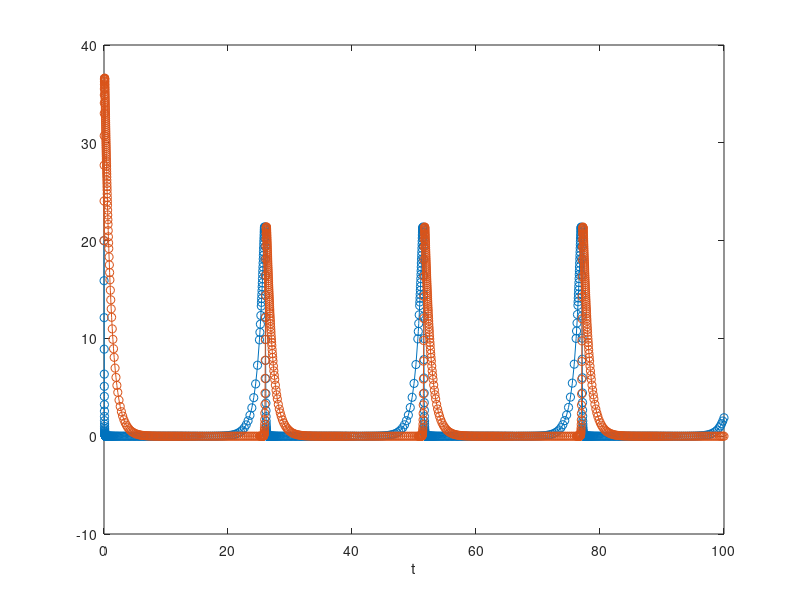

MATLAB code to generate this figure:

function part1
clear x;

% time span in weeks
tspan = [0 100];

% starting values
G = 20;
R = 20;

%F = @(t,x) [(-1 * (2 * log(2)) / N) * x(2) * x(1); ((2 * log(2)) / N) * x(2) * x(1) - (log(2)) * x(2); (log(2)) * x(2)];

% integrate with the ode solver
[t, x] = ode45(@(t, x) odef(t, x), tspan, [G R]);

% plot the results
plot(t, x,'-o')
xlabel('t'); 

function funcs = odef(t, x)

% constants
k_0 = 1;
k_r = 1;
k_rd = 1;

% Define the function on the right side of the ode
% NOTE: x(1) - G x(2) - R
funcs = zeros(2, 1);
funcs(1) = k_0 * x(1) - k_r * x(1) * x(2);
funcs(2) = k_r * x(1) * x(2) - k_rd * x(2);

